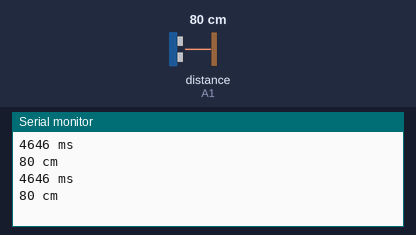
Recording of a sketch running on a simulated Arduino Uno, built with avr-gcc and run on an emulated ATmega328P. Shown: the last lines printed to the serial monitor. Wiring (inferred from the names in the program): ultrasonic range finder: trigger A2; echo A1. Inputs (shaded band) come from the test bench; at power-on: distance to the obstacle (sensor on A1) 80 cm. The echo pulse lasts 58.3 µs per cm.

Above: at 1.8 s.
1.9 s: distance to the obstacle (sensor on A1) set to 2 cm
At 2.8 s:
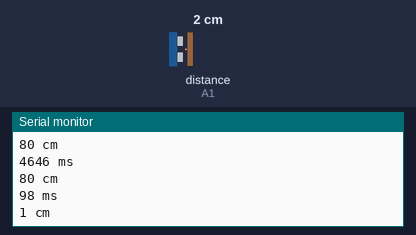
3.4 s: distance to the obstacle (sensor on A1) set to 4 cm
At 4.5 s:
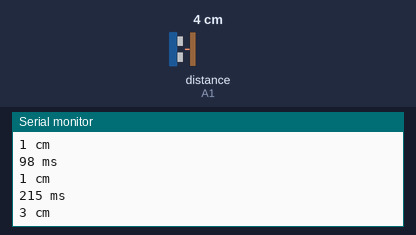
Timing chart, 0 to 6.4 s (numbered marks = the images above; inputs shaded):
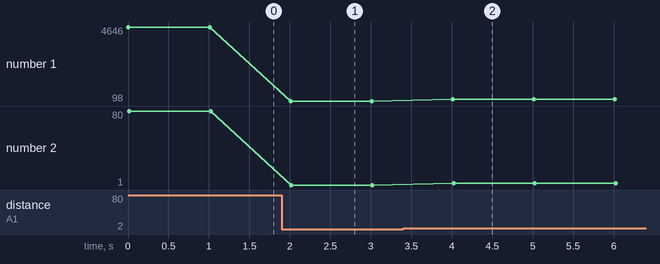

Measured:
- after the input at 1.9 s, the serial monitor: prints a new line after 0.11 s (image 1)
- after the input at 3.4 s, the serial monitor: prints a new line after 0.61 s (image 2)
- plotted number 1: 4646 → 98 after the input at 1.9 s, 98 → 215 after the input at 3.4 s
- plotted number 2: 80 → 1 after the input at 1.9 s, 1 → 3 after the input at 3.4 s

The sketch:

12_ultrasonicDistanceSensor.ino
```cpp
/*
 * p12-13
 * Ultrasonic sensor
 * Create weird bliep-blops
 *
 */

#define trigPin A2
#define echoPin A1

void setup() {
  Serial.begin(9600);
  // Defining names for the pins
  pinMode(trigPin, OUTPUT);
  pinMode(echoPin, INPUT);
}

void loop() {
  // Sending pulse
  digitalWrite(trigPin, HIGH);
  delayMicroseconds(10);
  digitalWrite(trigPin, LOW);

  // Measure echo time duration
  int duration = pulseIn(echoPin, HIGH);

  // Print results
  Serial.print(duration);
  Serial.println(" ms");
  Serial.print((duration / 2) / 29);
  Serial.println(" cm");
  delay(1000);
}
```
